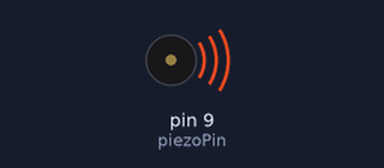
The sketch below on a simulated Arduino Uno, built with avr-gcc and run on an emulated ATmega328P. Parts: buzzer (waves = sounding).

Above: at 0.5 s.
At 3.5 s:
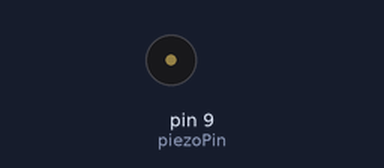
Timing chart, 0 to 5.2 s (numbered marks = the images above):
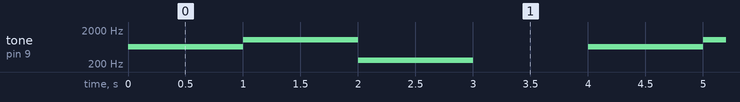

The sketch:

Piezo.ino
```cpp
#include "DDpiezo.h"
#include "general.h"

//variable used for the pin you connect the piezo to
const int piezoPin = 9;


void setup(){
  pinMode(piezoPin, OUTPUT);
}

void loop(){
  //play a note in a pitch from 1 to 100. Play has 2 parameters:
  //1st: The pin the piezo is connected to
  //2nd: The pitch within a range of 1 to 100 you want the buzzer to play
  play(piezoPin,50);
  //pause for the amount of time (in seconds) that you want the peizo to sound
  pause(1);
  //play the highest note of the piezo
  highestNote(piezoPin);
  pause(1);
  //play the lowest note of the piezo
  lowestNote(piezoPin);
  pause(1);
  //stop the sound from the piezo
  noTone(piezoPin);
  pause(1);

}
```

Measured:
- by itself, tone on pin 9 (piezoPin): repeats every 4.0 s: 1046 Hz 1.0 s, 261 Hz 1.0 s, silent 1.0 s, 653 Hz 1.0 s
